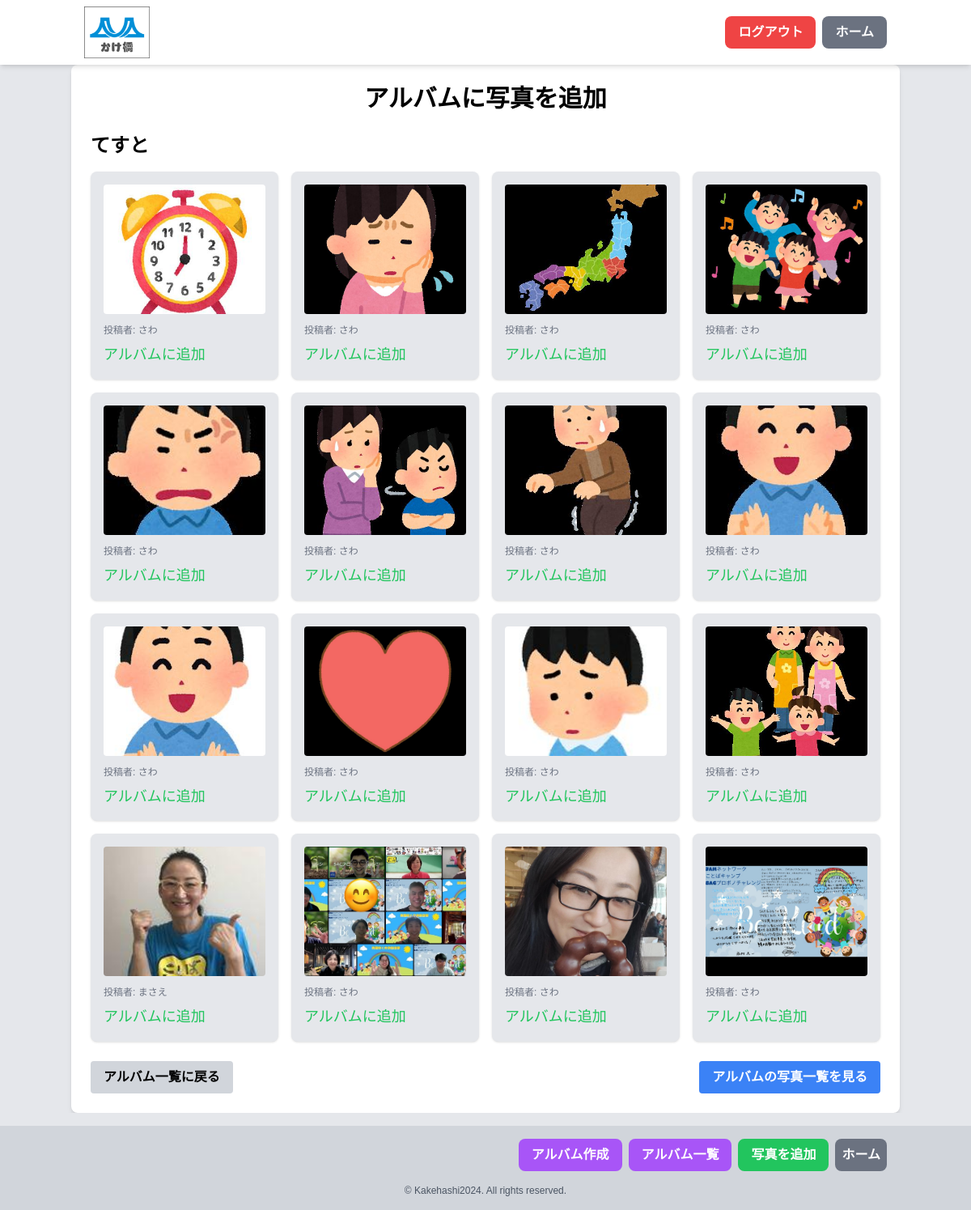
The app's page /album_add_photos.php?id=6 (signed in) with its own data.
### tables this page shows
CREATE TABLE `albums` (
  `id` int(11) NOT NULL,
  `group_id` int(11) NOT NULL,
  `name` varchar(255) NOT NULL,
  `description` text DEFAULT NULL,
  `created_at` timestamp NOT NULL DEFAULT current_timestamp()
);

CREATE TABLE `photos` (
  `id` int(11) NOT NULL,
  `group_id` int(11) NOT NULL,
  `user_id` int(11) NOT NULL,
  `file_name` varchar(255) NOT NULL,
  `comment` text DEFAULT NULL,
  `upload_date` timestamp NOT NULL DEFAULT current_timestamp()
);

CREATE TABLE `users` (
  `id` int(11) NOT NULL,
  `username` varchar(255) NOT NULL,
  `email` varchar(255) DEFAULT NULL,
  `password` varchar(255) NOT NULL,
  `role` enum('admin','modify','view') NOT NULL,
  `created_at` timestamp NOT NULL DEFAULT current_timestamp(),
  `updated_at` timestamp NOT NULL DEFAULT current_timestamp() ON UPDATE current_timestamp()
);

### funcs.php (called while the page is built, shortened)
<?php
function h($str) {
    return htmlspecialchars($str, ENT_QUOTES, 'UTF-8');
}

### album_add_photos.php (the view, shortened to what this page needs)
<?php
include("funcs.php");
$pdo = db_conn();
$group_id = $_SESSION['group_id'];
$album_id = isset($_GET['id']) ? $_GET['id'] : null;
$stmt = $pdo->prepare("SELECT * FROM albums WHERE id = ? AND group_id = ?");
$stmt->execute([$album_id, $group_id]);
$album = $stmt->fetch(PDO::FETCH_ASSOC);
$stmt = $pdo->prepare("SELECT p.*, u.username FROM photos p
                       JOIN users u ON p.user_id = u.id
                       WHERE p.group_id = ? AND p.id NOT IN (
                           SELECT photo_id FROM album_photos WHERE album_id = ?
                       )");
$stmt->execute([$group_id, $album_id]);
$available_photos = $stmt->fetchAll(PDO::FETCH_ASSOC);
?>
<!DOCTYPE html>
<html lang="ja">
<head>
    <script src="https://cdn.tailwindcss.com"></script>
    <link rel="stylesheet" href="styles/main.css">
</head>
<body class="bg-gray-200 flex flex-col min-h-screen">
    <?php include 'header0.php'; ?>
    <div class="content-wrapper flex-grow">
        <div class="container mx-auto mt-20 p-6 bg-white rounded-lg shadow-md">
            <h1 class="text-3xl font-bold mb-6 text-center">アルバムに写真を追加</h1>
            <h2 class="text-2xl font-bold mb-4"><?= h($album['name']) ?></h2>
            <div class="grid grid-cols-1 sm:grid-cols-2 md:grid-cols-3 lg:grid-cols-4 gap-4">
                <?php foreach ($available_photos as $photo): ?>
                    <div class="bg-gray-200 p-4 rounded-lg shadow">
                        <img src="uploads/<?= h($photo['file_name']) ?>" alt="Photo" class="w-full h-40 object-cover mb-2 rounded">
                        <p class="text-xs text-gray-500 mt-1">投稿者: <?= h($photo['username']) ?></p>
                        <form method="POST" class="mt-2">
                            <button type="submit" name="add_to_album" class="text-green-500 hover:text-green-700">
                                アルバムに追加
                            </button>
                        </form>
                    </div>
                <?php endforeach; ?>
            </div>
            <div class="mt-6 flex justify-between">
                <a href="album_view.php" class="bg-gray-300 hover:bg-gray-400 text-black font-bold py-2 px-4 rounded text-xs sm:text-base transition duration-300">
                    アルバム一覧に戻る
                </a>
                <a href="album_view.php?id=<?= h($album_id) ?>" class="bg-blue-500 hover:bg-blue-700 text-white font-bold py-2 px-4 rounded text-xs sm:text-base transition duration-300">
                    アルバムの写真一覧を見る
                </a>
            </div>
        </div>
    </div>
    <?php include 'footer_photo.php'; ?>
</body>
</html>

### styles/main.css (style rules this page uses)
body { font-family: 'Noto Sans JP', sans-serif; font-size: 18px; line-height: 1.6; }

### album_add_photos.php (style rules this page uses)
body { padding-bottom: 120px; }
.content-wrapper { min-height: calc(100vh - 120px); overflow-y: auto; }

### records on screen
albums: name "てすと"
photos: file_name (picture), user.username "さわ"
photos: file_name (picture), user.username "さわ"
photos: file_name (picture), user.username "さわ"
photos: file_name (picture), user.username "さわ"
photos: file_name (picture), user.username "さわ"
photos: file_name (picture), user.username "さわ"
photos: file_name (picture), user.username "さわ"
photos: file_name (picture), user.username "さわ"
photos: file_name (picture), user.username "さわ"
photos: file_name (picture), user.username "さわ"
photos: file_name (picture), user.username "さわ"
photos: file_name (picture), user.username "さわ"
photos: file_name (picture), user.username "まさえ"
photos: file_name (picture), user.username "さわ"
photos: file_name (picture), user.username "さわ"
photos: file_name (picture), user.username "さわ"
